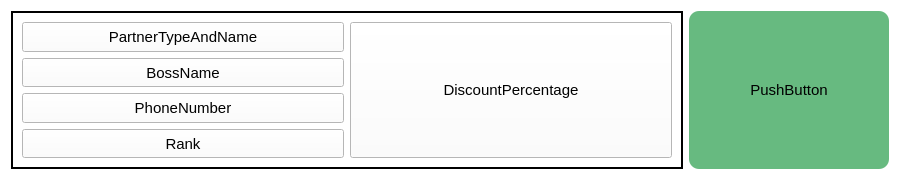
<?xml version="1.0" encoding="UTF-8"?>
<ui version="4.0">
 <class>PartnerCardWithButton</class>
 <widget class="QWidget" name="PartnerCardWithButton">
  <property name="geometry">
   <rect>
    <x>0</x>
    <y>0</y>
    <width>900</width>
    <height>180</height>
   </rect>
  </property>
  <property name="windowTitle">
   <string>Form</string>
  </property>
  <property name="styleSheet">
   <string notr="true">QWidget{
	background-color: #fff;
	color: #000;
	font-size: 15px; 
	padding: 0px
}

</string>
  </property>
  <layout class="QVBoxLayout" name="verticalLayout_2">
   <item>
    <layout class="QHBoxLayout" name="horizontalLayout_2">
     <item>
      <widget class="QFrame" name="">
       <property name="styleSheet">
        <string notr="true">.QFrame{
	border: 2px solid black
}</string>
       </property>
       <layout class="QHBoxLayout" name="horizontalLayout">
        <item>
         <layout class="QVBoxLayout" name="verticalLayout">
          <item>
           <widget class="QPushButton" name="PartnerTypeAndName">
            <property name="sizePolicy">
             <sizepolicy hsizetype="Minimum" vsizetype="Preferred">
              <horstretch>0</horstretch>
              <verstretch>0</verstretch>
             </sizepolicy>
            </property>
            <property name="text">
             <string>PartnerTypeAndName</string>
            </property>
            <property name="autoRepeatInterval">
             <number>100</number>
            </property>
           </widget>
          </item>
          <item>
           <widget class="QPushButton" name="BossName">
            <property name="sizePolicy">
             <sizepolicy hsizetype="Minimum" vsizetype="Preferred">
              <horstretch>0</horstretch>
              <verstretch>0</verstretch>
             </sizepolicy>
            </property>
            <property name="text">
             <string>BossName</string>
            </property>
           </widget>
          </item>
          <item>
           <widget class="QPushButton" name="PhoneNumber">
            <property name="sizePolicy">
             <sizepolicy hsizetype="Minimum" vsizetype="Preferred">
              <horstretch>0</horstretch>
              <verstretch>0</verstretch>
             </sizepolicy>
            </property>
            <property name="text">
             <string>PhoneNumber</string>
            </property>
           </widget>
          </item>
          <item>
           <widget class="QPushButton" name="Rank">
            <property name="sizePolicy">
             <sizepolicy hsizetype="Minimum" vsizetype="Preferred">
              <horstretch>0</horstretch>
              <verstretch>0</verstretch>
             </sizepolicy>
            </property>
            <property name="text">
             <string>Rank</string>
            </property>
           </widget>
          </item>
         </layout>
        </item>
        <item>
         <widget class="QPushButton" name="DiscountPercentage">
          <property name="sizePolicy">
           <sizepolicy hsizetype="Minimum" vsizetype="Preferred">
            <horstretch>0</horstretch>
            <verstretch>0</verstretch>
           </sizepolicy>
          </property>
          <property name="text">
           <string>DiscountPercentage</string>
          </property>
         </widget>
        </item>
       </layout>
      </widget>
     </item>
     <item>
      <widget class="QPushButton" name="GetOrdersListButton">
       <property name="sizePolicy">
        <sizepolicy hsizetype="Minimum" vsizetype="Preferred">
         <horstretch>0</horstretch>
         <verstretch>0</verstretch>
        </sizepolicy>
       </property>
       <property name="maximumSize">
        <size>
         <width>200</width>
         <height>16777215</height>
        </size>
       </property>
       <property name="styleSheet">
        <string notr="true">background-color: #67BA80;   border-radius: 10px</string>
       </property>
       <property name="text">
        <string>PushButton</string>
       </property>
      </widget>
     </item>
    </layout>
   </item>
  </layout>
 </widget>
 <resources/>
 <connections/>
</ui>
